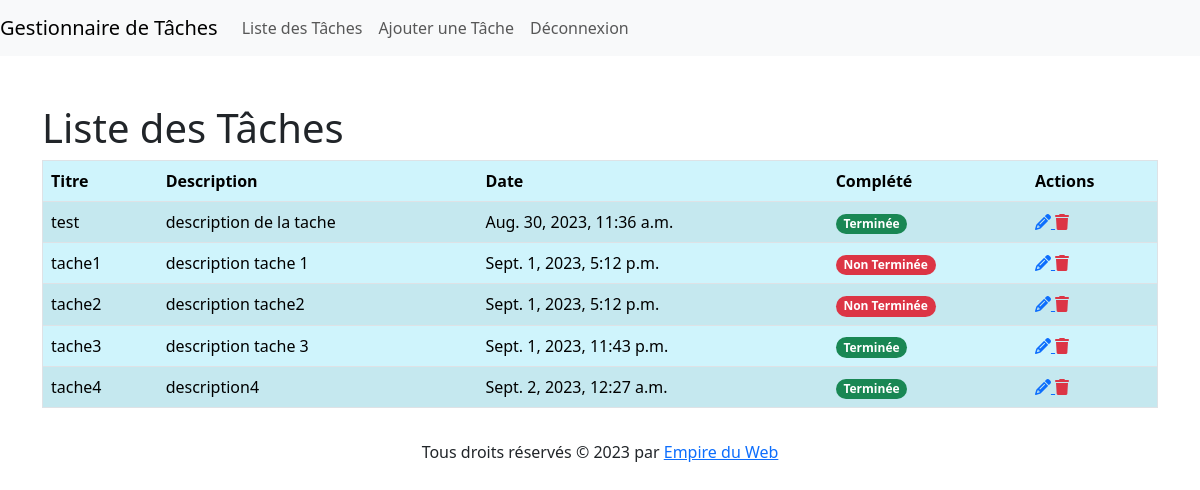
The app's page / (signed in) with its own data.
### tasks_app/models.py (models this page shows, shortened)
class Task(models.Model):
    title = models.CharField(max_length=200)
    description = models.TextField()
    created_at = models.DateTimeField(auto_now_add=True)
    completed = models.BooleanField(default=False)

### tasks_app/views.py (the view)
# urls.py: path('', TaskListView.as_view(), name='default'),  # URL par défaut vers la liste des tâches
class TaskListView(LoginRequiredMixin,ListView):
    model = Task
    template_name = 'tasks_app/task_list.html'
    context_object_name = 'tasks'

### tasks_app/templates/tasks_app/task_list.html
{% extends 'base.html' %}
{% block content %}
<div class="container mt-5">
    <h1>Liste des Tâches</h1>
    <table class="table table-info table-striped table-hover border">
        <thead>
            <tr>
                <th scope="col">Titre</th>
                <th scope="col">Description</th>
                <th scope="col">Date</th>
                <th scope="col">Complété</th>
                <th scope="col">Actions</th>
            </tr>
        </thead>
        <tbody>
            {% for task in tasks %}
                <tr>
                    <td>{{ task.title }}</td>
                    <td>{{ task.description }}</td>
                    <td>{{ task.created_at }}</td>
                    <td>
                        {% if task.completed %}
                            <span class="badge rounded-pill text-bg-success">Terminée</span>
                        {% else %}
                            <span class="badge rounded-pill text-bg-danger">Non Terminée</span>
                        {% endif %}
                    </td>
                    <td>
                        <a href="{% url 'task_update' task.id %}">
                            <i class="fas fa-pencil-alt text-primary"></i>
                        </a>
                        <a href="{% url 'task_delete' task.id %}">
                            <i class="fas fa-trash text-danger"></i>
                        </a>
                    </td>
                </tr>
            {% endfor %}
        </tbody>
    </table>
</div>
{% endblock %}

### records on screen
Task: title "test", description "description de la tache", created_at "Aug. 30, 2023, 11:36 a.m.", completed "Terminée"
Task: title "tache1", description "description tache 1", created_at "Sept. 1, 2023, 5:12 p.m.", completed "Non Terminée"
Task: title "tache2", description "description tache2", created_at "Sept. 1, 2023, 5:12 p.m.", completed "Non Terminée"
Task: title "tache3", description "description tache 3", created_at "Sept. 1, 2023, 11:43 p.m.", completed "Terminée"
Task: title "tache4", description "description4", created_at "Sept. 2, 2023, 12:27 a.m.", completed "Terminée"
